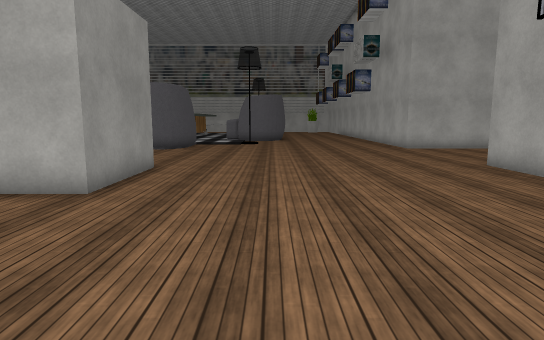
[1] (above)

19 first-person views from a walk through a 3-D level made in the Unity game engine. The camera is 1.4 m above the floor, tilts 8° down and sees 75° across. The floor is counted in squares, 1 m on a side. Each view is taken from the middle of a square. On the plan, view 1 faces up. The plan holds only what a view shows up to about 15 squares ahead; the rest is blank. The place goes on beyond the plan. Some surface patterns are stand-ins.

[2]
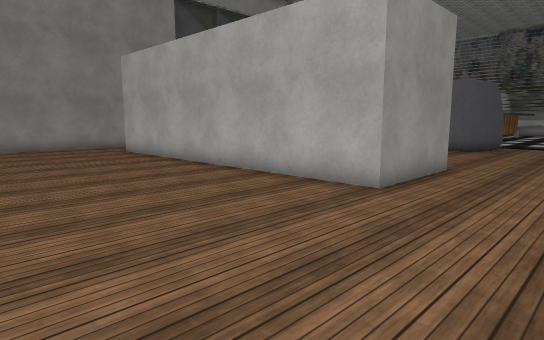

[3]
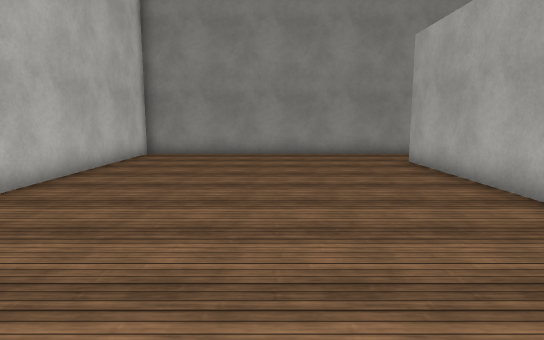

[4]
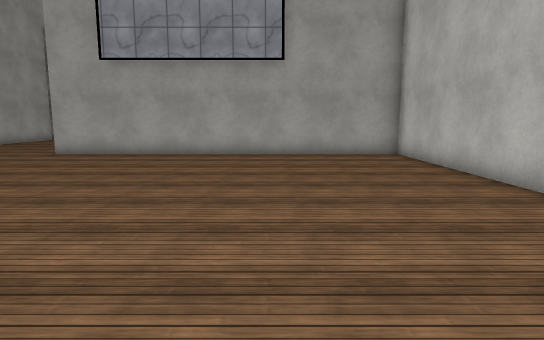

[5]
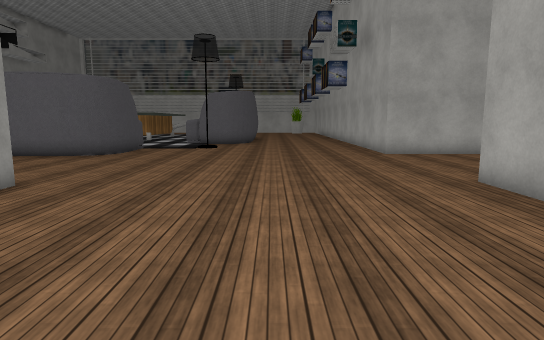

[6]
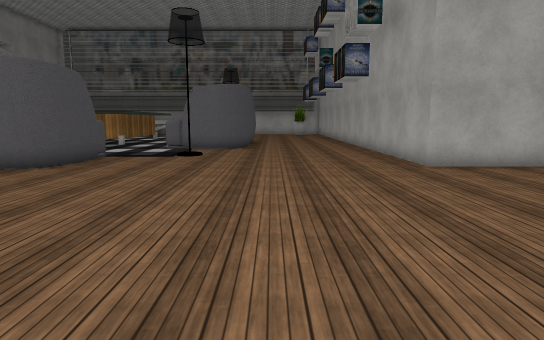

[7]
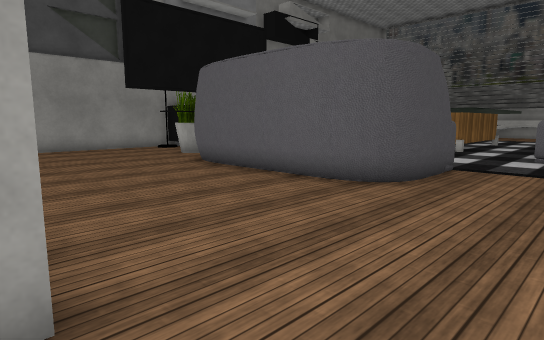

[8]
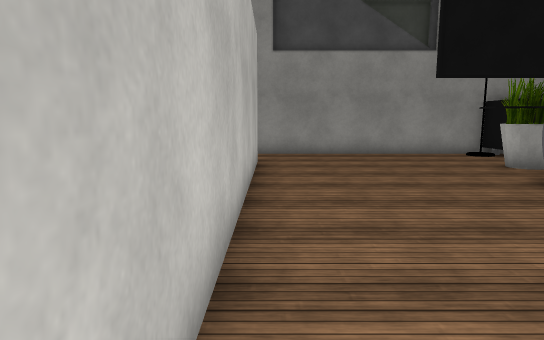

[9]
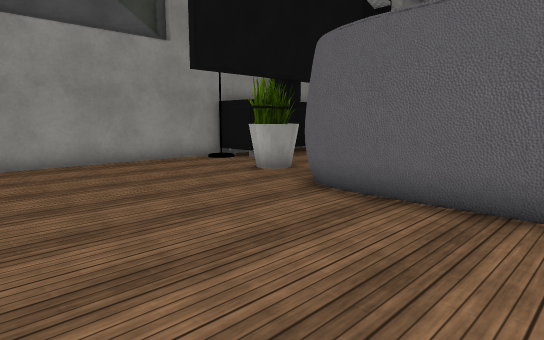

[10]
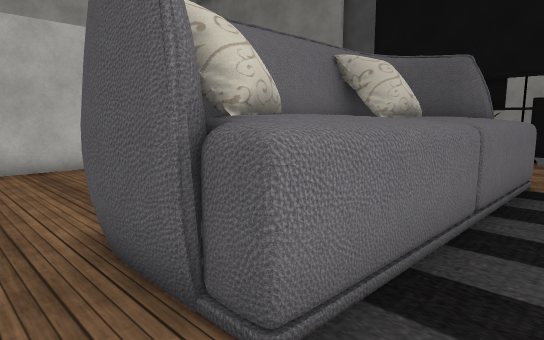

[11]
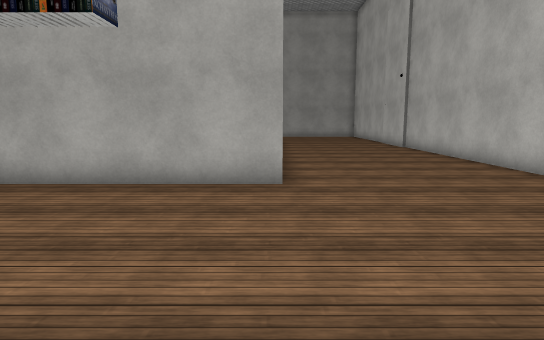

[12]
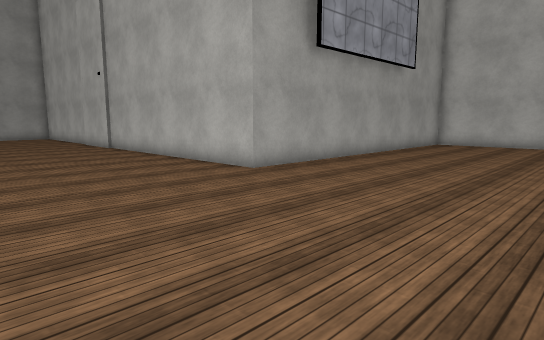

[13]
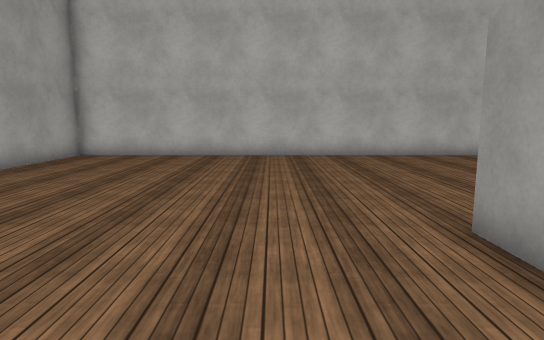

[14]
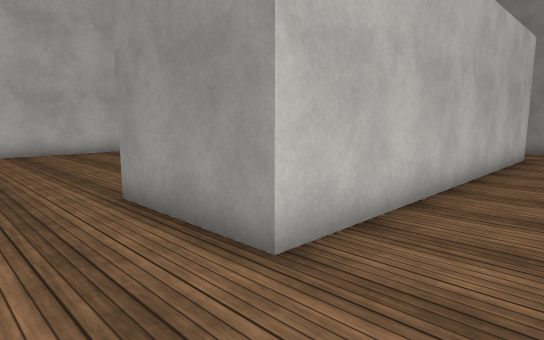

[15]
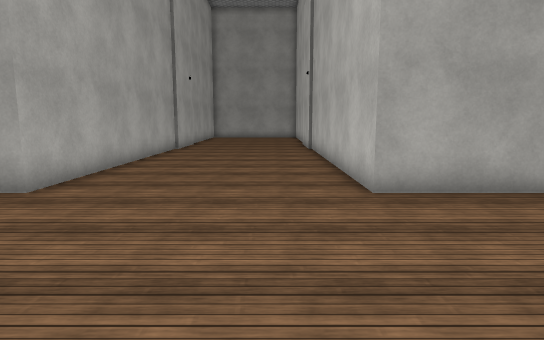

[16]
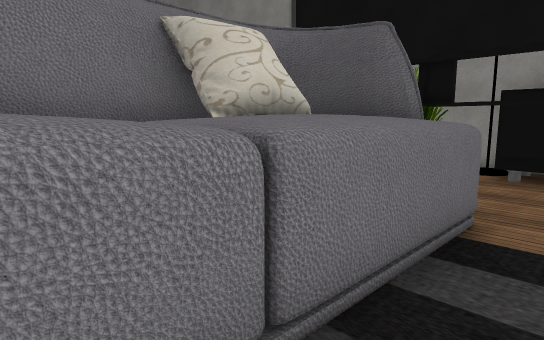

[17]
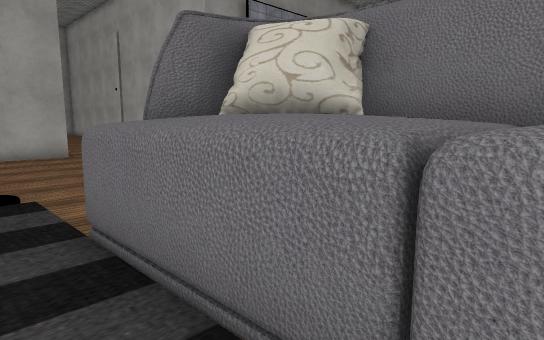

[18]
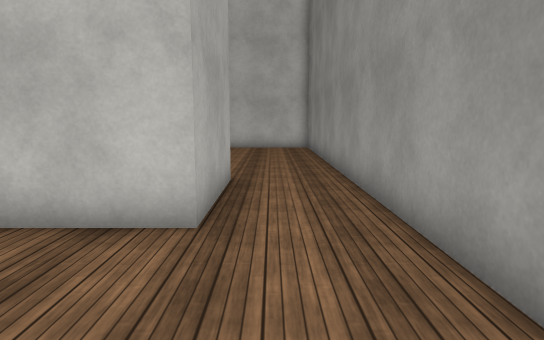

[19]
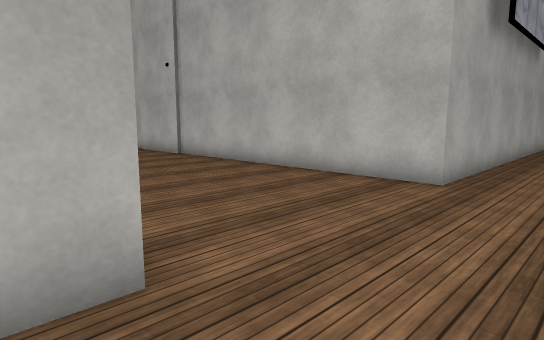

### Floor plan
Points are (right, up) in squares from view 1. A wall is a line through its corners. A room is listed if a view was taken in it or the views show most of it. See-through windows are left out.
Room 1 (views 1, 2, 3, 4, 5, 6, 7, 8, 9, 10, 11, 12, 13, 14, 15, 16, 17, 18, 19)
walls: (-3.5, 10.5) (-3.5, 6.7) (-16, 6.7) (-16, 10.5) (-3.5, 10.5); (-6, 16.6) (-10.7, 16.6); (-4.5, 17.4) (-5, 16.9) (-5.5, 16.7); (-4.3, 17.9) (-4.5, 17.3) (-5.4, 16.8) (-6.2, 16.6); (-4.2, 18.3) (-4.3, 17.7) (-4.6, 17.3); (-4.8, 19.4) (-4.3, 19.9) (-4.3, 18.1); (-10.6, 16.6) (-11.5, 16.8) (-12, 17.1); (-11.2, 16.8) (-11.9, 17) (-12.3, 17.3); (-9.5, 20.6) (-4.3, 20.6) (-4.3, 20.1); (-12.5, 20.6) (-11.5, 20.6); (-16.8, 22.5) (-16.8, 19.8) (-18.8, 19.8) (-18.8, -3.2) (6.7, -3.2) (6.7, 11) (15.5, 11); (15.2, 17.8) (6.7, 17.8) (6.7, 22.5)
low walls: (-10.2, 16.8) (-10.7, 16.8)
ways out: opening at (-12, 21.5) to room 2; opening at (-8.5, 22) to room 2; opening at (-6.5, 21) to room 3
objects: other object (-15, 18) to (-14, 19)
Room 2 (no view inside)
walls: (-11.5, 20.6) (-9.5, 20.6); (-12.4, 19.9) (-11.9, 19.3) (-11.8, 18.2); (-11, 17.6) (-9.1, 17.6)
ways out: opening at (-12, 21.5) to room 1; opening at (-8.5, 22) to room 1; opening at (-10, 20) to room 3
objects: pillow (-11, 19) to (-10, 19)
Room 3 (no view inside)
walls: (-8.3, 20) (-8.3, 20.5); (-9.1, 17.6) (-5.9, 17.6)
ways out: opening at (-6.5, 21) to room 1; opening at (-10, 20) to room 2
objects: pillow (-6, 19)

Positions as (right, up) in squares from view 1, and headings:
1: (0, 0), facing up
2: (0, 0), facing up-left
3: (-4, 2), facing left
4: (-8, 2), facing right
5: (2, 3), facing up
6: (2, 7), facing up
7: (-1, 10), facing up-left
8: (-4, 11), facing left
9: (-7, 11), facing up-left
10: (-3, 22), facing down-left
11: (-1, 18), facing right
12: (-1, 18), facing down-right
13: (-1, 11), facing down
14: (-1, 13), facing down-left
15: (0, 13), facing right
16: (-7, 22), facing down-left
17: (-9, 22), facing down-right
18: (-17, 15), facing down
19: (4, 19), facing down-right
